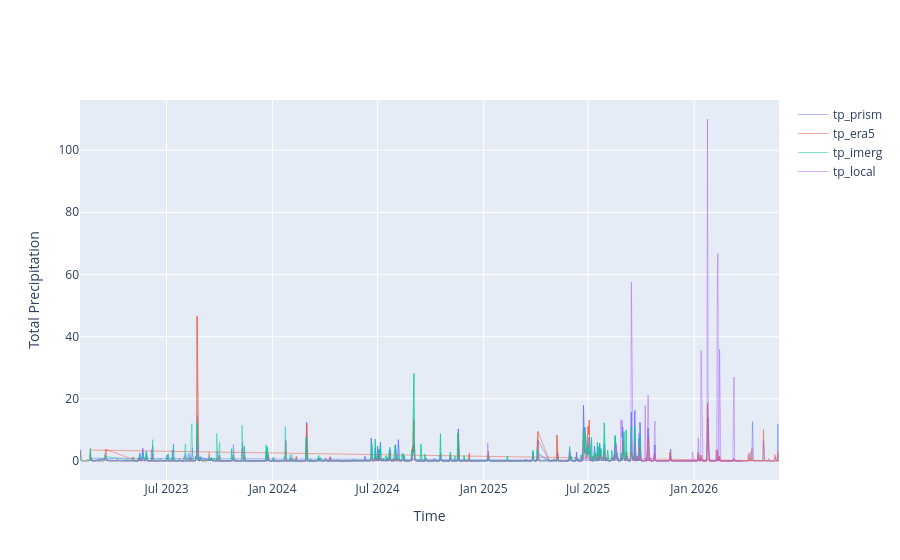

The cell this chart's notebook holds for it:
### Code cell
import plotly.graph_objects as go

fig = go.Figure()

for var in ["tp_prism", "tp_era5", "tp_imerg", "tp_local"]:
    fig.add_trace(go.Scatter(
        x=combined["time"].values,
        y=combined[var].values,
        mode="lines",
        name=var,
        line=dict(width=0.5),
    ))

fig.update_layout(xaxis_title="Time", yaxis_title="Total Precipitation")
fig.show()

### Figure 1 — Plotly figure (JSON) as saved in the notebook; plotly's stock layout.template omitted (floating-point values rounded to 4 significant figures; data arrays with more than 128 entries replaced by an {"elided": "..."} marker saying what was removed)
{"data": [{"line": {"width": 0.5}, "mode": "lines", "name": "tp_prism", "type": "scatter", "x": {"elided": "2111 str values"}, "y": {"elided": "2111 float values"}}, {"line": {"width": 0.5}, "mode": "lines", "name": "tp_era5", "type": "scatter", "x": {"elided": "2111 str values"}, "y": {"elided": "2111 float values"}}, {"line": {"width": 0.5}, "mode": "lines", "name": "tp_imerg", "type": "scatter", "x": {"elided": "2111 str values"}, "y": {"elided": "2111 float values"}}, {"line": {"width": 0.5}, "mode": "lines", "name": "tp_local", "type": "scatter", "x": {"elided": "2111 str values"}, "y": {"elided": "2111 float values"}}], "layout": {"xaxis": {"title": {"text": "Time"}}, "yaxis": {"title": {"text": "Total Precipitation"}}}}
